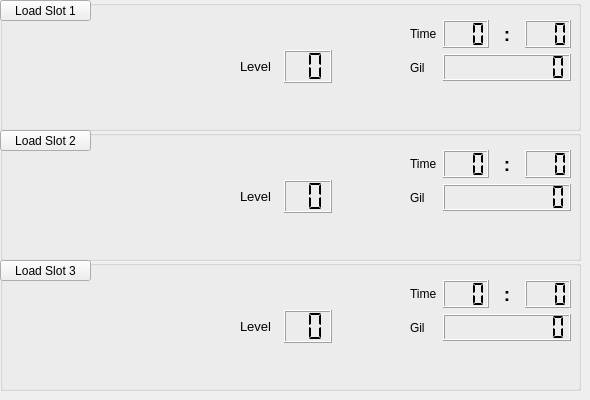
   <widget class="QWidget" name="page">
    <widget class="QGroupBox" name="s1_box">
     <property name="geometry">
      <rect>
       <x>0</x>
       <y>0</y>
       <width>581</width>
       <height>131</height>
      </rect>
     </property>
     <property name="title">
      <string/>
     </property>
     <widget class="QWidget" name="layoutWidget_5">
      <property name="geometry">
       <rect>
        <x>410</x>
        <y>20</y>
        <width>161</width>
        <height>61</height>
       </rect>
      </property>
      <layout class="QGridLayout" name="gridLayout">
       <item row="0" column="0">
        <widget class="QLabel" name="label">
         <property name="text">
          <string>Time</string>
         </property>
        </widget>
       </item>
       <item row="0" column="1">
        <widget class="QLCDNumber" name="s1_lcd_hr">
         <property name="numDigits">
          <number>3</number>
         </property>
         <property name="digitCount">
          <number>3</number>
         </property>
         <property name="segmentStyle">
          <enum>QLCDNumber::Flat</enum>
         </property>
        </widget>
       </item>
       <item row="0" column="2">
        <widget class="QLabel" name="label_3">
         <property name="font">
          <font>
           <pointsize>14</pointsize>
           <weight>75</weight>
           <bold>true</bold>
          </font>
         </property>
         <property name="text">
          <string>:</string>
         </property>
         <property name="alignment">
          <set>Qt::AlignCenter</set>
         </property>
        </widget>
       </item>
       <item row="0" column="3">
        <widget class="QLCDNumber" name="s1_lcd_min">
         <property name="smallDecimalPoint">
          <bool>false</bool>
         </property>
         <property name="numDigits">
          <number>3</number>
         </property>
         <property name="digitCount">
          <number>3</number>
         </property>
         <property name="segmentStyle">
          <enum>QLCDNumber::Flat</enum>
         </property>
        </widget>
       </item>
       <item row="1" column="0">
        <widget class="QLabel" name="label_2">
         <property name="text">
          <string>Gil</string>
         </property>
        </widget>
       </item>
       <item row="1" column="1" colspan="3">
        <widget class="QLCDNumber" name="s1_lcd_gil">
         <property name="numDigits">
          <number>9</number>
         </property>
         <property name="segmentStyle">
          <enum>QLCDNumber::Flat</enum>
         </property>
         <property name="intValue" stdset="0">
          <number>0</number>
         </property>
        </widget>
       </item>
      </layout>
     </widget>
     <widget class="QLabel" name="s1_lbl_name">
      <property name="geometry">
       <rect>
        <x>240</x>
        <y>20</y>
        <width>151</width>
        <height>21</height>
       </rect>
      </property>
      <property name="font">
       <font>
        <pointsize>10</pointsize>
       </font>
      </property>
      <property name="text">
       <string/>
      </property>
     </widget>
     <widget class="QLabel" name="s1_lbl_loc">
      <property name="geometry">
       <rect>
        <x>240</x>
        <y>90</y>
        <width>331</width>
        <height>31</height>
       </rect>
      </property>
      <property name="font">
       <font>
        <pointsize>10</pointsize>
       </font>
      </property>
      <property name="text">
       <string/>
      </property>
     </widget>
     <widget class="QWidget" name="layoutWidget_6">
      <property name="geometry">
       <rect>
        <x>10</x>
        <y>30</y>
        <width>211</width>
        <height>91</height>
       </rect>
      </property>
      <layout class="QHBoxLayout" name="horizontalLayout">
       <item>
        <widget class="QLabel" name="s1_party1">
         <property name="minimumSize">
          <size>
           <width>64</width>
           <height>73</height>
          </size>
         </property>
         <property name="maximumSize">
          <size>
           <width>64</width>
           <height>73</height>
          </size>
         </property>
         <property name="text">
          <string/>
         </property>
         <property name="scaledContents">
          <bool>true</bool>
         </property>
        </widget>
       </item>
       <item>
        <widget class="QLabel" name="s1_party2">
         <property name="minimumSize">
          <size>
           <width>64</width>
           <height>73</height>
          </size>
         </property>
         <property name="maximumSize">
          <size>
           <width>64</width>
           <height>73</height>
          </size>
         </property>
         <property name="text">
          <string/>
         </property>
         <property name="scaledContents">
          <bool>true</bool>
         </property>
        </widget>
       </item>
       <item>
        <widget class="QLabel" name="s1_party3">
         <property name="minimumSize">
          <size>
           <width>64</width>
           <height>73</height>
          </size>
         </property>
         <property name="maximumSize">
          <size>
           <width>64</width>
           <height>73</height>
          </size>
         </property>
         <property name="text">
          <string/>
         </property>
         <property name="scaledContents">
          <bool>true</bool>
         </property>
        </widget>
       </item>
      </layout>
     </widget>
     <widget class="QPushButton" name="btn_s1">
      <property name="geometry">
       <rect>
        <x>0</x>
        <y>0</y>
        <width>91</width>
        <height>21</height>
       </rect>
      </property>
      <property name="text">
       <string>Load Slot 1</string>
      </property>
     </widget>
     <widget class="QWidget" name="layoutWidget">
      <property name="geometry">
       <rect>
        <x>240</x>
        <y>50</y>
        <width>92</width>
        <height>33</height>
       </rect>
      </property>
      <layout class="QHBoxLayout" name="horizontalLayout_16">
       <item>
        <widget class="QLabel" name="label_4">
         <property name="font">
          <font>
           <pointsize>10</pointsize>
          </font>
         </property>
         <property name="text">
          <string>Level</string>
         </property>
        </widget>
       </item>
       <item>
        <widget class="QLCDNumber" name="s1_lcd_lvl">
         <property name="minimumSize">
          <size>
           <width>48</width>
           <height>31</height>
          </size>
         </property>
         <property name="smallDecimalPoint">
          <bool>false</bool>
         </property>
         <property name="numDigits">
          <number>2</number>
         </property>
         <property name="segmentStyle">
          <enum>QLCDNumber::Flat</enum>
         </property>
        </widget>
       </item>
      </layout>
     </widget>
    </widget>
    <widget class="QGroupBox" name="s2_box">
     <property name="geometry">
      <rect>
       <x>0</x>
       <y>130</y>
       <width>581</width>
       <height>131</height>
      </rect>
     </property>
     <property name="title">
      <string/>
     </property>
     <widget class="QWidget" name="layoutWidget">
      <property name="geometry">
       <rect>
        <x>410</x>
        <y>20</y>
        <width>161</width>
        <height>61</height>
       </rect>
      </property>
      <layout class="QGridLayout" name="gridLayout_2">
       <item row="0" column="0">
        <widget class="QLabel" name="label_5">
         <property name="text">
          <string>Time</string>
         </property>
        </widget>
       </item>
       <item row="0" column="1">
        <widget class="QLCDNumber" name="s2_lcd_hr">
         <property name="numDigits">
          <number>3</number>
         </property>
         <property name="digitCount">
          <number>3</number>
         </property>
         <property name="segmentStyle">
          <enum>QLCDNumber::Flat</enum>
         </property>
        </widget>
       </item>
       <item row="0" column="2">
        <widget class="QLabel" name="label_6">
         <property name="font">
          <font>
           <pointsize>14</pointsize>
           <weight>75</weight>
           <bold>true</bold>
          </font>
         </property>
         <property name="text">
          <string>:</string>
         </property>
         <property name="alignment">
          <set>Qt::AlignCenter</set>
         </property>
        </widget>
       </item>
       <item row="0" column="3">
        <widget class="QLCDNumber" name="s2_lcd_min">
         <property name="numDigits">
          <number>3</number>
         </property>
         <property name="digitCount">
          <number>3</number>
         </property>
         <property name="segmentStyle">
          <enum>QLCDNumber::Flat</enum>
         </property>
        </widget>
       </item>
       <item row="1" column="0">
        <widget class="QLabel" name="label_7">
         <property name="text">
          <string>Gil</string>
         </property>
        </widget>
       </item>
       <item row="1" column="1" colspan="3">
        <widget class="QLCDNumber" name="s2_lcd_gil">
         <property name="numDigits">
          <number>9</number>
         </property>
         <property name="segmentStyle">
          <enum>QLCDNumber::Flat</enum>
         </property>
        </widget>
       </item>
      </layout>
     </widget>
     <widget class="QLabel" name="s2_lbl_name">
      <property name="geometry">
       <rect>
        <x>240</x>
        <y>20</y>
        <width>151</width>
        <height>21</height>
       </rect>
      </property>
      <property name="font">
       <font>
        <pointsize>10</pointsize>
       </font>
      </property>
      <property name="text">
       <string/>
      </property>
     </widget>
     <widget class="QLabel" name="s2_lbl_loc">
      <property name="geometry">
       <rect>
        <x>240</x>
        <y>90</y>
        <width>331</width>
        <height>31</height>
       </rect>
      </property>
      <property name="font">
       <font>
        <pointsize>10</pointsize>
       </font>
      </property>
      <property name="text">
       <string/>
      </property>
     </widget>
     <widget class="QWidget" name="layoutWidget_2">
      <property name="geometry">
       <rect>
        <x>10</x>
        <y>30</y>
        <width>211</width>
        <height>91</height>
       </rect>
      </property>
      <layout class="QHBoxLayout" name="horizontalLayout_2">
       <item>
        <widget class="QLabel" name="s2_party1">
         <property name="minimumSize">
          <size>
           <width>64</width>
           <height>73</height>
          </size>
         </property>
         <property name="maximumSize">
          <size>
           <width>64</width>
           <height>73</height>
          </size>
         </property>
         <property name="text">
          <string/>
         </property>
         <property name="scaledContents">
          <bool>true</bool>
         </property>
        </widget>
       </item>
       <item>
        <widget class="QLabel" name="s2_party2">
         <property name="minimumSize">
          <size>
           <width>64</width>
           <height>73</height>
          </size>
         </property>
         <property name="maximumSize">
          <size>
           <width>64</width>
           <height>73</height>
          </size>
         </property>
         <property name="text">
          <string/>
         </property>
         <property name="scaledContents">
          <bool>true</bool>
         </property>
        </widget>
       </item>
       <item>
        <widget class="QLabel" name="s2_party3">
         <property name="minimumSize">
          <size>
           <width>64</width>
           <height>73</height>
          </size>
         </property>
         <property name="maximumSize">
          <size>
           <width>64</width>
           <height>73</height>
          </size>
         </property>
         <property name="text">
          <string/>
         </property>
         <property name="scaledContents">
          <bool>true</bool>
         </property>
        </widget>
       </item>
      </layout>
     </widget>
     <widget class="QPushButton" name="btn_s2">
      <property name="geometry">
       <rect>
        <x>0</x>
        <y>0</y>
        <width>91</width>
        <height>21</height>
       </rect>
      </property>
      <property name="text">
       <string>Load Slot 2</string>
      </property>
     </widget>
     <widget class="QWidget" name="layoutWidget">
      <property name="geometry">
       <rect>
        <x>240</x>
        <y>50</y>
        <width>92</width>
        <height>33</height>
       </rect>
      </property>
      <layout class="QHBoxLayout" name="horizontalLayout_17">
       <item>
        <widget class="QLabel" name="label_8">
         <property name="font">
          <font>
           <pointsize>10</pointsize>
          </font>
         </property>
         <property name="text">
          <string>Level</string>
         </property>
        </widget>
       </item>
       <item>
        <widget class="QLCDNumber" name="s2_lcd_lvl">
         <property name="minimumSize">
          <size>
           <width>48</width>
           <height>31</height>
          </size>
         </property>
         <property name="smallDecimalPoint">
          <bool>false</bool>
         </property>
         <property name="numDigits">
          <number>2</number>
         </property>
         <property name="segmentStyle">
          <enum>QLCDNumber::Flat</enum>
         </property>
        </widget>
       </item>
      </layout>
     </widget>
    </widget>
    <widget class="QGroupBox" name="s3_box">
     <property name="geometry">
      <rect>
       <x>0</x>
       <y>260</y>
       <width>581</width>
       <height>131</height>
      </rect>
     </property>
     <property name="title">
      <string/>
     </property>
     <widget class="QWidget" name="layoutWidget_3">
      <property name="geometry">
       <rect>
        <x>410</x>
        <y>20</y>
        <width>161</width>
        <height>61</height>
       </rect>
      </property>
      <layout class="QGridLayout" name="gridLayout_3">
       <item row="0" column="0">
        <widget class="QLabel" name="label_9">
         <property name="text">
          <string>Time</string>
         </property>
        </widget>
       </item>
       <item row="0" column="1">
        <widget class="QLCDNumber" name="s3_lcd_hr">
         <property name="numDigits">
          <number>3</number>
         </property>
         <property name="digitCount">
          <number>3</number>
         </property>
         <property name="segmentStyle">
          <enum>QLCDNumber::Flat</enum>
         </property>
        </widget>
       </item>
       <item row="0" column="2">
        <widget class="QLabel" name="label_10">
         <property name="font">
          <font>
           <pointsize>14</pointsize>
           <weight>75</weight>
           <bold>true</bold>
          </font>
         </property>
         <property name="text">
          <string>:</string>
         </property>
         <property name="alignment">
          <set>Qt::AlignCenter</set>
         </property>
        </widget>
       </item>
       <item row="0" column="3">
        <widget class="QLCDNumber" name="s3_lcd_min">
         <property name="numDigits">
          <number>3</number>
         </property>
         <property name="digitCount">
          <number>3</number>
         </property>
         <property name="segmentStyle">
          <enum>QLCDNumber::Flat</enum>
         </property>
        </widget>
       </item>
       <item row="1" column="0">
        <widget class="QLabel" name="label_11">
         <property name="text">
          <string>Gil</string>
         </property>
        </widget>
       </item>
       <item row="1" column="1" colspan="3">
        <widget class="QLCDNumber" name="s3_lcd_gil">
         <property name="numDigits">
          <number>9</number>
         </property>
         <property name="segmentStyle">
          <enum>QLCDNumber::Flat</enum>
         </property>
        </widget>
       </item>
      </layout>
     </widget>
     <widget class="QLabel" name="s3_lbl_name">
      <property name="geometry">
       <rect>
        <x>240</x>
        <y>20</y>
        <width>151</width>
        <height>21</height>
       </rect>
      </property>
      <property name="font">
       <font>
        <pointsize>10</pointsize>
       </font>
      </property>
      <property name="text">
       <string/>
      </property>
     </widget>
     <widget class="QLabel" name="s3_lbl_loc">
      <property name="geometry">
       <rect>
        <x>240</x>
        <y>90</y>
        <width>331</width>
        <height>31</height>
       </rect>
      </property>
      <property name="font">
       <font>
        <pointsize>10</pointsize>
       </font>
      </property>
      <property name="text">
       <string/>
      </property>
     </widget>
     <widget class="QWidget" name="layoutWidget_4">
      <property name="geometry">
       <rect>
        <x>10</x>
        <y>30</y>
        <width>211</width>
        <height>91</height>
       </rect>
      </property>
      <layout class="QHBoxLayout" name="horizontalLayout_3">
       <item>
        <widget class="QLabel" name="s3_party1">
         <property name="minimumSize">
          <size>
           <width>64</width>
           <height>73</height>
          </size>
         </property>
         <property name="maximumSize">
          <size>
           <width>64</width>
           <height>73</height>
          </size>
         </property>
         <property name="text">
          <string/>
         </property>
         <property name="scaledContents">
          <bool>true</bool>
         </property>
        </widget>
       </item>
       <item>
        <widget class="QLabel" name="s3_party2">
         <property name="minimumSize">
          <size>
           <width>64</width>
           <height>73</height>
          </size>
         </property>
         <property name="maximumSize">
          <size>
           <width>64</width>
           <height>73</height>
          </size>
         </property>
         <property name="text">
          <string/>
         </property>
         <property name="scaledContents">
          <bool>true</bool>
         </property>
        </widget>
       </item>
       <item>
        <widget class="QLabel" name="s3_party3">
         <property name="minimumSize">
          <size>
           <width>64</width>
           <height>73</height>
          </size>
         </property>
         <property name="maximumSize">
          <size>
           <width>64</width>
           <height>73</height>
          </size>
         </property>
         <property name="text">
          <string/>
         </property>
         <property name="scaledContents">
          <bool>true</bool>
         </property>
        </widget>
       </item>
      </layout>
     </widget>
     <widget class="QPushButton" name="btn_s3">
      <property name="geometry">
       <rect>
        <x>0</x>
        <y>0</y>
        <width>91</width>
        <height>21</height>
       </rect>
      </property>
      <property name="text">
       <string>Load Slot 3</string>
      </property>
     </widget>
     <widget class="QWidget" name="layoutWidget">
      <property name="geometry">
       <rect>
        <x>240</x>
        <y>50</y>
        <width>92</width>
        <height>33</height>
       </rect>
      </property>
      <layout class="QHBoxLayout" name="horizontalLayout_18">
       <item>
        <widget class="QLabel" name="label_12">
         <property name="font">
          <font>
           <pointsize>10</pointsize>
          </font>
         </property>
         <property name="text">
          <string>Level</string>
         </property>
        </widget>
       </item>
       <item>
        <widget class="QLCDNumber" name="s3_lcd_lvl">
         <property name="minimumSize">
          <size>
           <width>48</width>
           <height>31</height>
          </size>
         </property>
         <property name="smallDecimalPoint">
          <bool>false</bool>
         </property>
         <property name="numDigits">
          <number>2</number>
         </property>
         <property name="segmentStyle">
          <enum>QLCDNumber::Flat</enum>
         </property>
        </widget>
       </item>
      </layout>
     </widget>
    </widget>
   </widget>
